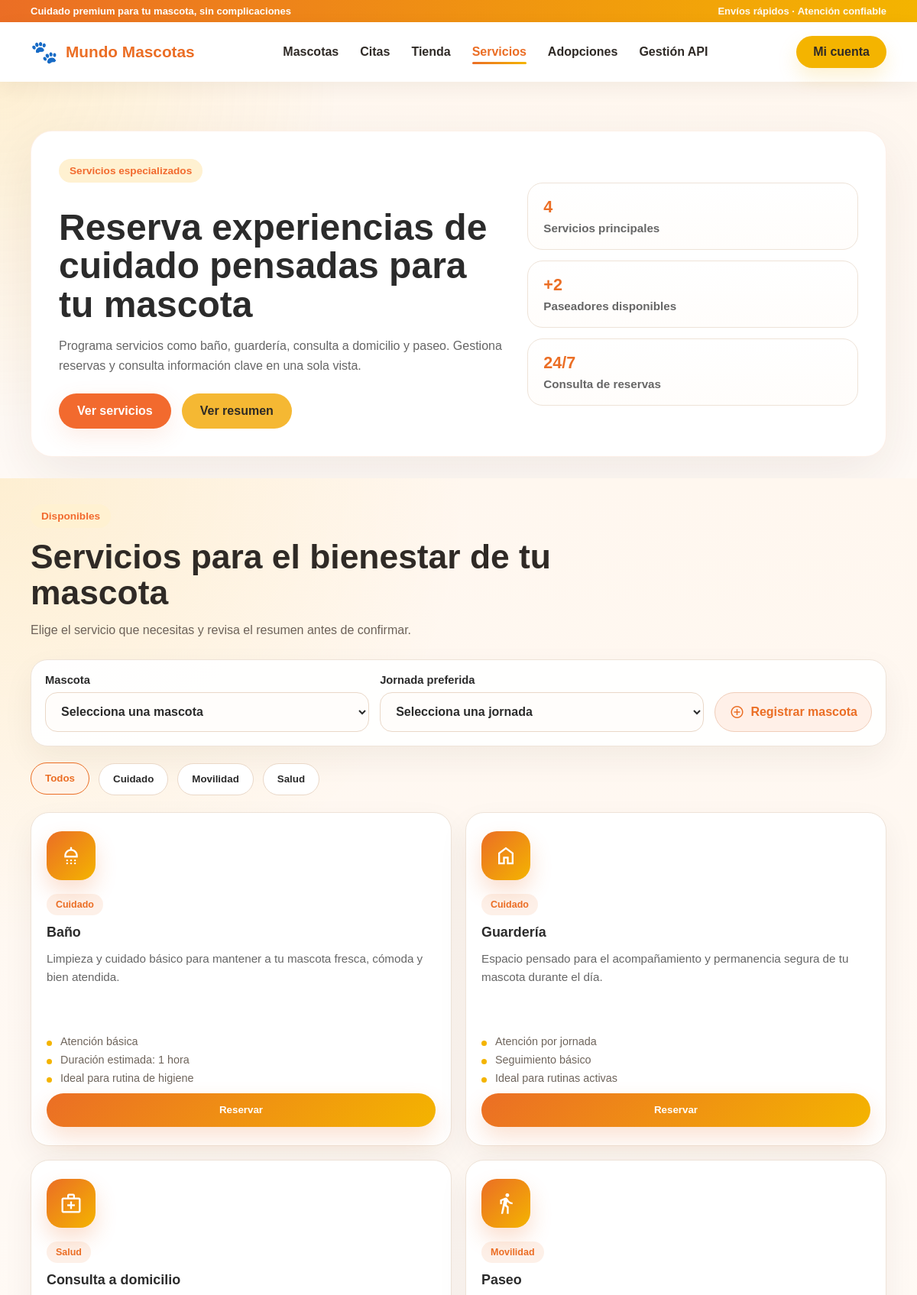
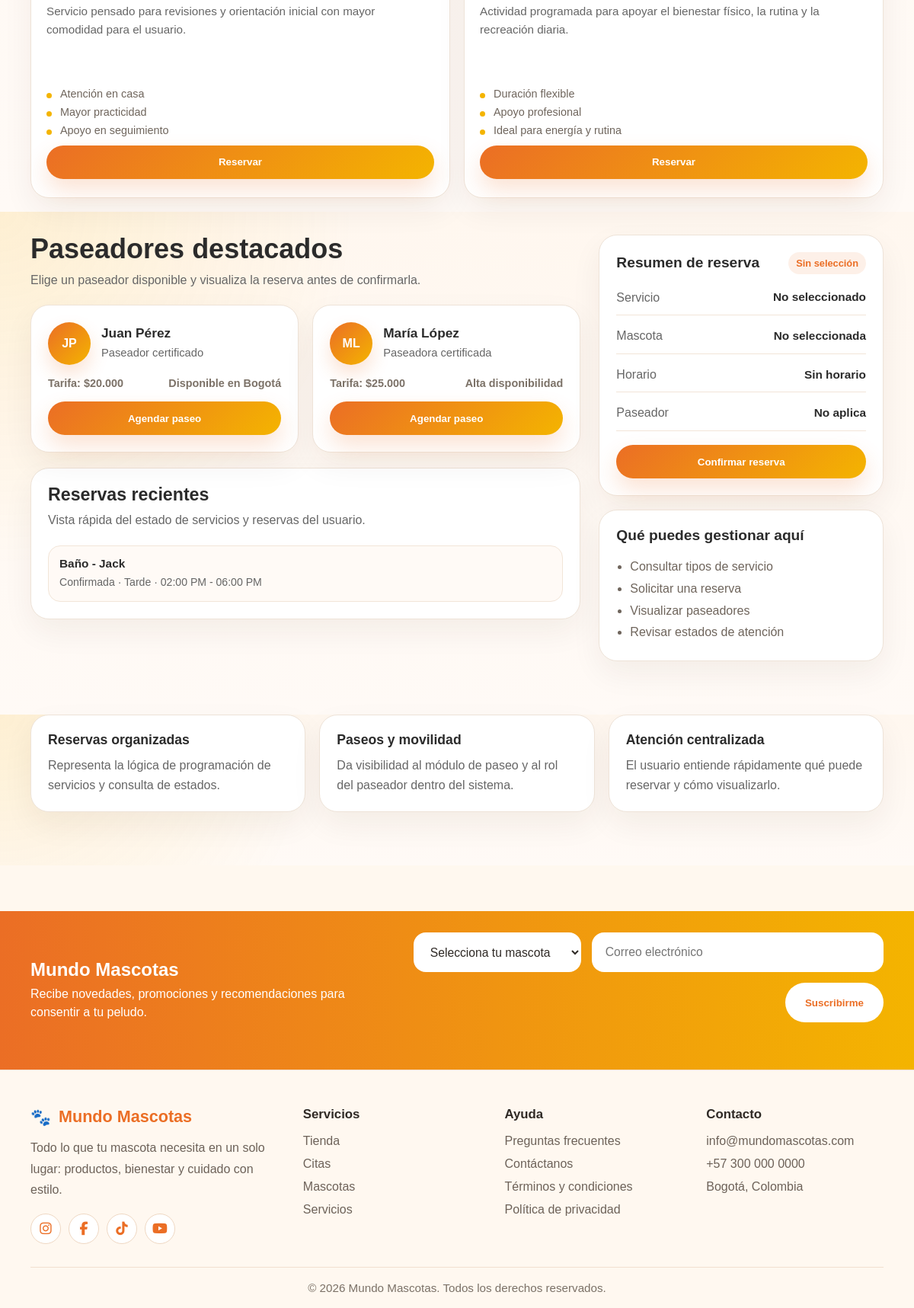
The page /servicios/ (signed in) on the database its author committed (2 pictures, top to bottom).
### app/models.py (models this page shows, shortened)
class ServiceReservation(models.Model):
    STATUS_CHOICES = [
        ("pendiente", "Pendiente de confirmación"),
        ("confirmada", "Confirmada"),
        ("cancelada", "Cancelada"),
    ]
    user = models.ForeignKey(User, on_delete=models.CASCADE, related_name="service_reservations")
    pet = models.ForeignKey(Pet, on_delete=models.CASCADE, related_name="service_reservations")
    service = models.CharField(max_length=120)
    preferred_time = models.CharField(max_length=120)
    walker = models.CharField(max_length=120, blank=True)
    status = models.CharField(max_length=20, choices=STATUS_CHOICES, default="confirmada")
    created_at = models.DateTimeField(auto_now_add=True)
    class Meta:
        ordering = ["-created_at"]

class Pet(models.Model):
    PET_TYPES = [
        ("Perro", "Perro"),
        ("Gato", "Gato"),
        ("Otro", "Otro"),
    ]
    PET_STATUS = [
        ("Salud estable", "Salud estable"),
        ("Seguimiento preventivo", "Seguimiento preventivo"),
        ("Requiere atención", "Requiere atención"),
    ]
    owner = models.ForeignKey(User, on_delete=models.CASCADE, related_name="pets")
    name = models.CharField(max_length=80)
    pet_type = models.CharField(max_length=20, choices=PET_TYPES)
    breed = models.CharField(max_length=80)
    birth_date = models.DateField()
    vaccines = models.CharField(max_length=160)
    status = models.CharField(max_length=60, choices=PET_STATUS)
    notes = models.TextField(blank=True)
    created_at = models.DateTimeField(auto_now_add=True)

### app/views.py (the view)
# urls.py: path('servicios/', views.servicios, name='servicios'),
@login_required(login_url="/login/")
def servicios(request):
    pets = Pet.objects.filter(owner=request.user).order_by("name")
    reservations = ServiceReservation.objects.filter(user=request.user).select_related("pet")
    return render(request, "app/servicios.html", {
        "pets": pets,
        "reservations": reservations,
    })

### app/templates/app/servicios.html (shortened to what this page needs)
{% extends 'app/base.html' %}
{% load static %}
{% block extra_css %}
<link rel="stylesheet" href="{% static 'app/css/servicios.css' %}">
{% endblock %}
{% block content %}
<main>
  <section class="services-hero">
    <div class="container">
      <div class="services-hero-box">
        <div class="services-hero-text">
          <span class="section-tag">Servicios especializados</span>
          <h1>Reserva experiencias de cuidado pensadas para tu mascota</h1>
          <p>
            Programa servicios como baño, guardería, consulta a domicilio y paseo.
            Gestiona reservas y consulta información clave en una sola vista.
          </p>
          <div class="services-hero-actions">
            <a href="#catalogo-servicios" class="btn btn-primary">Ver servicios</a>
            <a href="#panel-reserva" class="btn btn-secondary">Ver resumen</a>
          </div>
        </div>
        <div class="services-hero-stats">
          <article class="services-mini-card">
            <strong>4</strong>
            <span>Servicios principales</span>
          </article>
          <article class="services-mini-card">
            <strong>+2</strong>
            <span>Paseadores disponibles</span>
          </article>
          <article class="services-mini-card">
            <strong>24/7</strong>
            <span>Consulta de reservas</span>
          </article>
        </div>
      </div>
    </div>
  </section>
  <section class="services-types" id="catalogo-servicios">
    <div class="container">
      <div class="section-head services-head-left">
        <span class="section-tag">Disponibles</span>
        <h2>Servicios para el bienestar de tu mascota</h2>
        <p>Elige el servicio que necesitas y revisa el resumen antes de confirmar.</p>
      </div>
      <div class="service-booking-controls">
        <label>
          <span>Mascota</span>
          <select id="servicePetSelect">
            <option value="">Selecciona una mascota</option>
          </select>
        </label>
        <label>
          <span>Jornada preferida</span>
          <select id="serviceTimeSelect">
            <option value="">Selecciona una jornada</option>
          </select>
        </label>
        <a href="{% url 'mascotas' %}" class="service-register-pet-link">
          <span class="material-symbols-outlined">add_circle</span>
          Registrar mascota
        </a>
      </div>
      <div class="services-filter-chips">
        <button class="service-chip active" type="button" data-filter="todos">Todos</button>
        <button class="service-chip" type="button" data-filter="cuidado">Cuidado</button>
        <button class="service-chip" type="button" data-filter="movilidad">Movilidad</button>
        <button class="service-chip" type="button" data-filter="salud">Salud</button>
      </div>
      <div class="services-grid" id="servicesGrid">
        <article class="service-card" data-group="cuidado" data-name="baño">
          <div class="service-icon">
            <span class="material-symbols-outlined">shower</span>
          </div>
          <div class="service-card-content">
            <span class="service-badge">Cuidado</span>
            <h3>Baño</h3>
            <p>Limpieza y cuidado básico para mantener a tu mascota fresca, cómoda y bien atendida.</p>
            <ul class="service-features">
              <li>Atención básica</li>
              <li>Duración estimada: 1 hora</li>
              <li>Ideal para rutina de higiene</li>
            </ul>
            <button class="service-action-btn" type="button" data-service="Baño" data-status="Pendiente de confirmación">
              Reservar
            </button>
          </div>
        </article>
        <article class="service-card" data-group="cuidado" data-name="guardería">
          <div class="service-icon">
            <span class="material-symbols-outlined">home</span>
          </div>
          <div class="service-card-content">
            <span class="service-badge">Cuidado</span>
            <h3>Guardería</h3>
            <p>Espacio pensado para el acompañamiento y permanencia segura de tu mascota durante el día.</p>
            <ul class="service-features">
              <li>Atención por jornada</li>
              <li>Seguimiento básico</li>
              <li>Ideal para rutinas activas</li>
            </ul>
            <button class="service-action-btn" type="button" data-service="Guardería" data-status="Pendiente de confirmación">
              Reservar
            </button>
          </div>
        </article>
        <article class="service-card" data-group="salud" data-name="consulta a domicilio">
          <div class="service-icon">
            <span class="material-symbols-outlined">medical_services</span>
          </div>
          <div class="service-card-content">
            <span class="service-badge">Salud</span>
            <h3>Consulta a domicilio</h3>
            <p>Servicio pensado para revisiones y orientación inicial con mayor comodidad para el usuario.</p>
            <ul class="service-features">
              <li>Atención en casa</li>
              <li>Mayor practicidad</li>
              <li>Apoyo en seguimiento</li>
            </ul>
            <button class="service-action-btn" type="button" data-service="Consulta a domicilio" data-status="Pendiente de confirmación">
              Reservar
            </button>
          </div>
        </article>
        <article class="service-card" data-group="movilidad" data-name="paseo">
          <div class="service-icon">
            <span class="material-symbols-outlined">directions_walk</span>
          </div>
          <div class="service-card-content">
            <span class="service-badge">Movilidad</span>
            <h3>Paseo</h3>
            <p>Actividad programada para apoyar el bienestar físico, la rutina y la recreación diaria.</p>
            <ul class="service-features">
              <li>Duración flexible</li>
              <li>Apoyo profesional</li>
              <li>Ideal para energía y rutina</li>
            </ul>
            <button class="service-action-btn" type="button" data-service="Paseo" data-status="Pendiente de confirmación">
              Reservar
            </button>
          </div>
        </article>
      </div>
    </div>
  </section>
  <section class="services-main">
    <div class="container services-main-grid">
      <div class="walkers-area">
        <div class="services-section-title">
          <h2>Paseadores destacados</h2>
          <p>Elige un paseador disponible y visualiza la reserva antes de confirmarla.</p>
        </div>
        <div class="walkers-grid" id="walkersGrid">
          <article class="walker-card">
            <div class="walker-top">
              <div class="walker-avatar">JP</div>
              <div>
                <h3>Juan Pérez</h3>
                <p>Paseador certificado</p>
              </div>
            </div>
            <div class="walker-info">
              <span>Tarifa: $20.000</span>
              <span>Disponible en Bogotá</span>
            </div>
            <button class="walker-btn" type="button" data-service="Paseo" data-status="Pendiente de confirmación" data-walker="Juan Pérez">
              Agendar paseo
            </button>
          </article>
          <article class="walker-card">
            <div class="walker-top">
              <div class="walker-avatar">ML</div>
              <div>
                <h3>María López</h3>
                <p>Paseadora certificada</p>
              </div>
            </div>
            <div class="walker-info">
              <span>Tarifa: $25.000</span>
              <span>Alta disponibilidad</span>
            </div>
            <button class="walker-btn" type="button" data-service="Paseo" data-status="Pendiente de confirmación" data-walker="María López">
              Agendar paseo
            </button>
          </article>
        </div>
        <div class="reservation-list-card">
          <div class="services-section-title services-small-title">
            <h2>Reservas recientes</h2>
            <p>Vista rápida del estado de servicios y reservas del usuario.</p>
          </div>
          <div class="reservation-list" id="reservationList" data-create-url="{% url 'crear_reserva_servicio' %}">
            {% if reservations %}
              {% for reservation in reservations %}
                <article class="reservation-item">
                  <strong>{{ reservation.service }} - {{ reservation.pet.name }}</strong>
                  <span>{{ reservation.get_status_display }} · {{ reservation.preferred_time }}{% if reservation.walker %} · {{ reservation.walker }}{% endif %}</span>
                </article>
              {% endfor %}
            {% else %}
              <article class="reservation-item reservation-empty">
                <strong>Sin reservas recientes</strong>
                <span>Cuando confirmes una solicitud, aparecerá aquí.</span>
              </article>
            {% endif %}
          </div>
        </div>
      </div>
      <aside class="services-sidebar" id="panel-reserva">
        <div class="booking-summary-card">
          <div class="booking-summary-head">
            <h3>Resumen de reserva</h3>
            <span id="bookingStatusLabel">Sin selección</span>
          </div>
          <div class="booking-summary-body">
            <div class="booking-line">
              <span>Servicio</span>
              <strong id="summaryService">No seleccionado</strong>
            </div>
            <div class="booking-line">
              <span>Mascota</span>
              <strong id="summaryPet">No seleccionada</strong>
            </div>
            <div class="booking-line">
              <span>Horario</span>
              <strong id="summaryTime">Sin horario</strong>
            </div>
            <div class="booking-line">
              <span>Paseador</span>
              <strong id="summaryWalker">No aplica</strong>
            </div>
          </div>
          <button class="btn btn-primary booking-main-btn" type="button" id="confirmBookingBtn">
            Confirmar reserva
          </button>
        </div>
        <div class="service-info-card">
          <h3>Qué puedes gestionar aquí</h3>
          <ul>
            <li>Consultar tipos de servicio</li>
            <li>Solicitar una reserva</li>
            <li>Visualizar paseadores</li>
            <li>Revisar estados de atención</li>
          </ul>
        </div>
      </aside>
    </div>
  </section>
  <section class="services-benefits">
    <div class="container">
      <div class="services-benefits-grid">
        <article class="services-benefit-card">
          <h3>Reservas organizadas</h3>
          <p>Representa la lógica de programación de servicios y consulta de estados.</p>
        </article>
        <article class="services-benefit-card">
          <h3>Paseos y movilidad</h3>
          <p>Da visibilidad al módulo de paseo y al rol del paseador dentro del sistema.</p>
        </article>
        <article class="services-benefit-card">
          <h3>Atención centralizada</h3>
          <p>El usuario entiende rápidamente qué puede reservar y cómo visualizarlo.</p>
        </article>
      </div>
    </div>
  </section>
</main>
{% endblock %}

### app/static/app/css/variables.css (style rules this page uses)
:root { --color-primary: #f5b833; --color-primary-soft: #ffd56b; --color-secondary: #f26a2e; --color-secondary-dark: #d9541f; --color-bg: #fff8ef; --color-surface: #ffffff; --color-text: #2e2a25; --color-text-soft: #6e6257; --color-white: #ffffff; --color-border: #f1d4b8; --shadow-soft: 0 10px 30px rgba(242, 106, 46, 0.12); --shadow-card: 0 16px 35px rgba(242, 106, 46, 0.16); --radius-sm: 12px; --radius-md: 18px; --radius-lg: 28px; --container-width: 1200px; }

### app/static/app/css/components.css (style rules this page uses)
* { box-sizing: border-box; }
body { margin: 0; font-family: 'Montserrat', sans-serif; background: var(--color-bg); color: var(--color-text); }
a { text-decoration: none; }
.container { width: min(92%, var(--container-width)); margin: 0 auto; }
.btn { display: inline-flex; align-items: center; justify-content: center; padding: 14px 24px; border-radius: 999px; font-weight: 700; transition: 0.25s ease; }
.btn-primary { background: var(--color-secondary); color: var(--color-white); box-shadow: var(--shadow-soft); }
.btn-secondary { background: var(--color-primary); color: var(--color-text); }
.section-tag { display: inline-block; padding: 8px 14px; border-radius: 999px; background: #fff1d1; color: var(--color-secondary); font-weight: 700; font-size: 0.85rem; margin-bottom: 14px; }

### app/static/app/css/main.css (style rules this page uses)
.section-head { text-align: center; max-width: 780px; margin: 0 auto 36px; }
.section-head h2, .products-head h2, .home-offers-head h2 { margin: 0 0 12px; color: #2f2a26; font-size: clamp(2rem, 3.7vw, 3.3rem); line-height: 1.06; letter-spacing: 0; }
.section-head p { margin: 0; color: #6d6259; line-height: 1.7; }

### app/static/app/css/responsive.css (style rules this page uses)
@media (max-width: 1200px) { .container { width: min(100% - 40px, 1120px); } }

### rows shown on the page
ServiceReservation: service "Baño", pet.name "Jack", status "Confirmada", preferred_time "Tarde · 02:00 PM - 06:00 PM"
